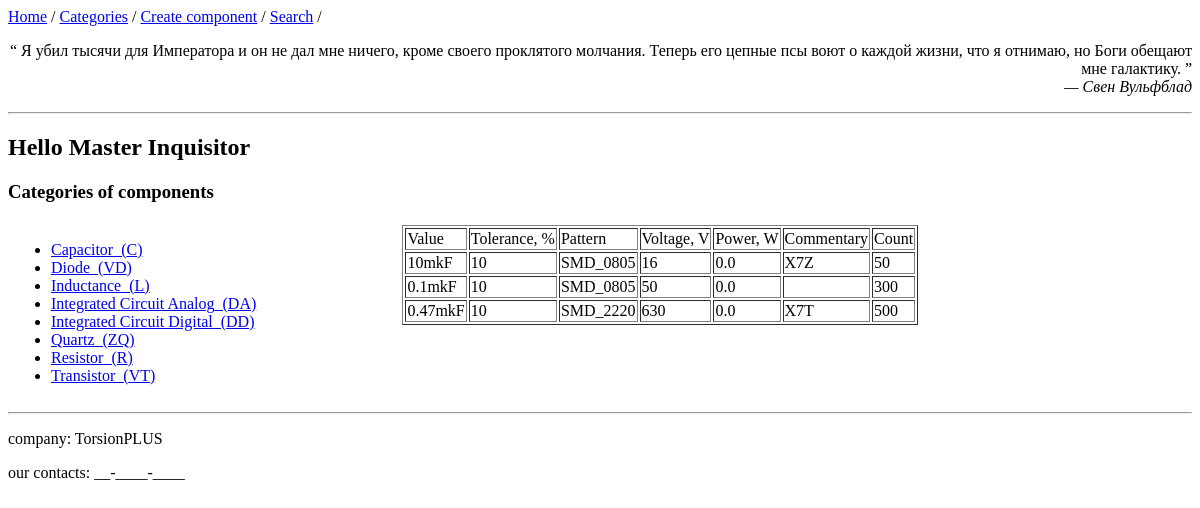
Page /categories/capacitor on the earlier database version.
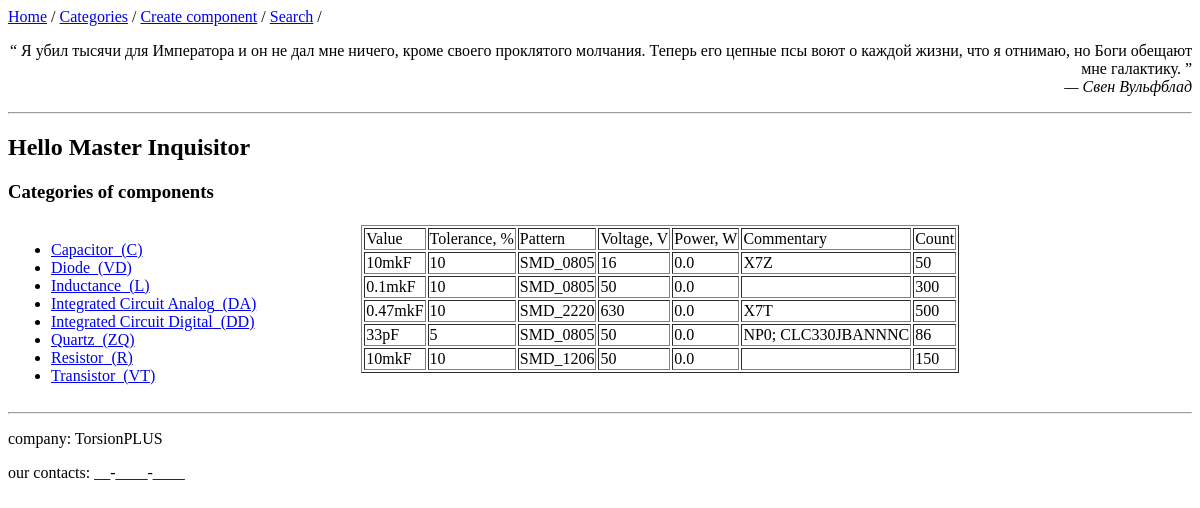
Same page on the later database version.
### app_comp/models.py (models this page shows, shortened)
class Category(db.Model):
    __tablename__ = 'categories'
    id = db.Column(db.Integer, primary_key=True)
    name = db.Column(db.String(128), unique=True, index=True, nullable=False)
    refdes = db.Column(db.String(15), nullable=False)
    components = db.relationship('Component',
                                 backref='category',
                                 lazy=True,
                                 cascade='all, delete-orphan')

class Component(db.Model):
    __tablename__ = 'components'
    id = db.Column(db.Integer, primary_key=True)
    value = db.Column(db.String(128), index=True, nullable=False)
    tolerance = db.Column(db.Integer, default=None)   # %
    voltage = db.Column(db.Integer, default=None)  # V
    power = db.Column(db.Float, default=None)   # W
    count = db.Column(db.Integer, default=0)
    comment = db.Column(db.Text)
    category_name = db.Column(db.String(128), db.ForeignKey("categories.name"))
    pattern_name = db.Column(db.String(128), db.ForeignKey("patterns.name"))
    pcboards = db.relationship("AssociatedCompPcb",
                               back_populates='component')
    def get_parameters_as_dict(self) -> dict:
        return {"value": self.value,
                "tolerance, %": self.tolerance,
                "pattern": self.pattern_name,
                "voltage, V": self.voltage,
                "power, W": self.power,
                "commentary": self.comment,
                "Count": self.count
                }

### app_comp/views.py (the view)
@app.route('/categories/<string:type_category>', methods=['get'])
def categories(type_category='menu'):
    all_cat = db.session.query(Category).order_by(Category.name).all()
    category = type_category
    if category != 'menu':
        components_from_category = get_components_from_category(db, category, Component)
        if components_from_category:
            temp_bd['quote'] = random_quote()
            return render_template("categories.html",
                                   title='Categories',
                                   all_categories=all_cat,
                                   components_of_category=components_from_category,
                                   bd=temp_bd, )
        else:
            return redirect(url_for("categories", type_category='menu'))
    else:
        temp_bd['quote'] = random_quote()
        return render_template("categories.html",
                               title='Categories',
                               all_categories=all_cat,
                               bd=temp_bd,)

### app_comp/tools/database_tools.py (called while the page is built)
def get_components_from_category(db, category, *args):
    filter_param = Component.category_name == category
    cat_components = db.session.query(*args).filter(filter_param).all()
    return cat_components

### app_comp/tools/quotes.py (called while the page is built)
def random_quote(quotes=get_json_data()):
    return random.choice(quotes)

### app_comp/templates/categories.html
{% extends 'base.html'%}
{% block content%}
<h3> Categories of components </h3>
<table>
    <td valign="top" align="left">{% include "categories_part/category_menu.html" %}</td>
    <td valign="top" align="center" width="800px">{% include "categories_part/category_content.html" %}</td>
</table>
{% endblock %}

### app_comp/templates/base.html (shortened to what this page needs)
<!DOCTYPE html>
<html lang="en">
    <head>
    </head>
    <header>
        {% include "navigation.html" %}
        {% include "rand_quotes.html" %}
            <hr>
    </header>
    <body>
        <h2>Hello {{bd.user}}</h2>
        {% block content %}
        {% endblock %}
    </body>
    <footer>
        <hr>
        <p>company: {{bd.company}}</p>
        <div>our contacts: __-____-____</div>
	</footer>
</html>

### app_comp/templates/navigation.html
<nav>
    <a href="{{ url_for('index') }}">Home</a> /
    <a href="{{ url_for('categories', type_category='menu') }}">Categories</a> /
    <a href="{{ url_for('create_component') }}">Create component</a> /
    <a href="{{ url_for('index') }}">Search</a> /
</nav>

### app_comp/templates/rand_quotes.html
{% if bd.quote %}
<p align="right">
    <q> {{bd.quote[0]}} </q><br>
    <cite> {{bd.quote[1]}} </cite>
</p>
{% else %}
<p align="right">
    well, and what you want?
</p>
{% endif %}

### app_comp/templates/categories_part/category_menu.html (shortened to what this page needs)
<ul>
    {% for cat in all_categories %}
        <li>
            <a href="{{ url_for('categories', type_category=cat.name) }}">
                {{cat.name|title}}_({{cat.refdes}})
            </a>
         </li>
    {% endfor %}
</ul>

### app_comp/templates/categories_part/category_content.html
<div>
{% if components_of_category %}
    <table align="center" border="1px">
        <tr>
        {% for key in components_of_category[0].get_parameters_as_dict().keys() %}
            <td>{{ key.title() }}</td>
        {% endfor %}
        </tr>
        {% for comp in components_of_category %}
        <tr>
            {% for value in comp.get_parameters_as_dict().values() %}
            <td> {{value}}</td>
            {% endfor %}
        </tr>
        {% endfor %}
    </table>
{% else %}
    <img width="350px" src="../static/images/AM_icon.jpg" alt="Adeptus Mechanicus are wait">
{% endif %}
</div>

Differences in the rows shown:
added Component: value "33pF", values "5" "50" "86", pattern_name "SMD_0805", power "0.0", comment "NP0; CLC330JBANNNC"
added Component: value "10mkF", values "10" "50" "150", pattern_name "SMD_1206", power "0.0", tolerance 10 (drawn)
